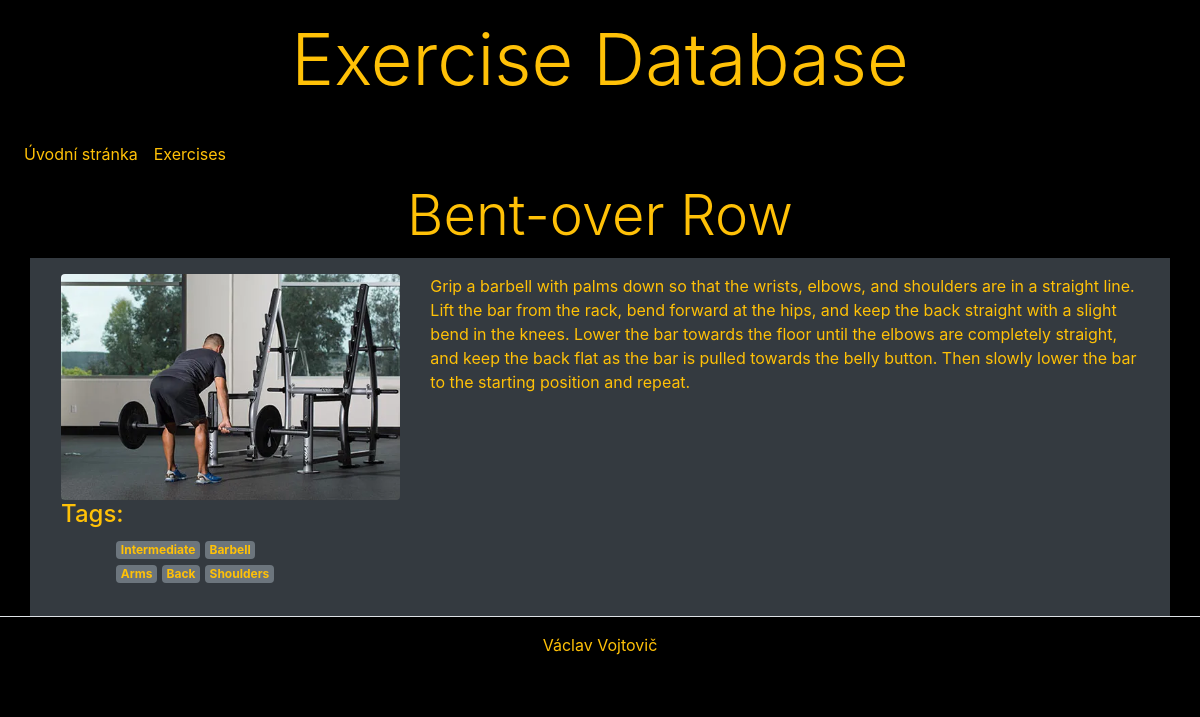
The app's page /database/exercises/8 with its own data.
### myapp/models.py (models this page shows, shortened)
class Exercise(models.Model):
    name = models.CharField(max_length=50, unique=True,verbose_name='Exercise',help_text='Exercise')
    poster = models.ImageField(
        upload_to='posters',
        blank=True,
        null=True,
        verbose_name='Plakát ',
        help_text='grafický soubor')
    difficulties = models.ManyToManyField(
        Difficulty,
        verbose_name='difficulties')
    equipments = models.ManyToManyField(Equipment)
    obsah = models.TextField(blank=True, verbose_name='obsah', help_text='obsah')
    body_parts = models.ManyToManyField(Body_part)
    class Meta:
        verbose_name = 'exercise'
        verbose_name_plural = 'exercises'
        ordering = ['name']

class Difficulty(models.Model):
    name = models.CharField(max_length=50, unique=True,verbose_name='Difficulty',help_text='Difficulty')
    class Meta:
        verbose_name = 'difficulty'
        verbose_name_plural = 'difficulty'
        ordering = ['name']

class Equipment(models.Model):
    equipment = models.CharField(max_length=50, unique=True,verbose_name='body part',help_text='body part')
    class Meta:
        verbose_name = 'equipment'
        verbose_name_plural = 'equipments'
        ordering = ['equipment']

class Body_part(models.Model):
    body_part = models.CharField(max_length=50, unique=True,verbose_name='body part',help_text='body part',default='Full body')
    class Meta:
        verbose_name = 'body_part'
        verbose_name_plural = 'body_parts'
        ordering = ['body_part']

### myapp/views.py (the view)
# urls.py: path('exercises/<int:pk>', views.ExerciseDetail.as_view(), name='exercise_detail'),
class ExerciseDetail(DetailView):
    model = Exercise
    context_object_name = 'exercise'
    template_name = 'detail.html'
    context = {
        'exercises': Exercise.objects.order_by('name'),
        'body_parts': Body_part.objects.order_by('body_part'),
        'difficulties': Difficulty.objects.all(),
        'equipments': Equipment.objects.all()
    }

### myapp/templates/detail.html (shortened to what this page needs)
{% extends 'base.html' %}
{% block content %}
    <h2 class="display-4 text-center text-warning">{{ exercise.name }}</h2>
    <div class="row bg-dark p-3 text-warning">
        <div class="col-lg-4">
            <img src="{{ exercise.poster.url }}"
                 class="img-fluid rounded"
                 alt="{{ exercise.name }}">
            <h4 class="text-warning">Tags:</h4>
            <ul>
<div class="col-lg-8">
            {% for difficulty in exercise.difficulties.all %}
                    <span class="badge badge-secondary text-warning">{{ difficulty.name }}</span>
                {% endfor %}
                {% for equipment in exercise.equipments.all %}
                    <span class="badge badge-secondary text-warning">{{ equipment.equipment }}</span>
                {% endfor %}
                {% for body_part in exercise.body_parts.all %}
                    <span class="badge badge-secondary text-warning">{{ body_part.body_part }}</span>
                {% endfor %}
        </div>
            </ul>
        </div>
    <div class="col-lg-8">
            <div>{{ exercise.obsah }}</div>
        </div>
    </div>
{% endblock %}

### myapp/templates/base.html (shortened to what this page needs)
<!DOCTYPE html>
<html lang="cs">
<head>
    {% load static %}
    <link rel="stylesheet" href="{% static 'bootstrap/bootstrap.min.css' %}">
</head>
<body style="background-color:black;">
    {% include 'page/header.html' %}
    {% include 'page/navbar.html' %}
    <main class="container">
    {% block content %}{% endblock %}
    </main>
     {% include 'page/footer.html' %}
</body>
</html>

### myapp/templates/page/header.html
<header class="bg-black p-3 text-center text-warning">
    <h1 class="display-3">Exercise Database</h1>
</header>

### myapp/templates/page/navbar.html (shortened to what this page needs)
{% load static %}
<nav class="navbar navbar-expand-sm navbar-light bg-black text-warning">
    <div class="collapse navbar-collapse" id="collapsibleNavId">
        <ul class="navbar-nav mr-auto mt-2 mt-lg-0">
            <li class="nav-item active">
                <a class="nav-link text-warning" href="{% url 'index' %}">Úvodní stránka <span class="sr-only">(current)</span></a>
            </li>
            <li class="nav-item">
                <a class="nav-link text-warning" href="{% url 'exercise_list' %}">Exercises</a>
            </li>
        </ul>
    </div>
</nav>

### myapp/templates/page/footer.html
<footer class="container-fluid p-3 border-top text-warning">
    <p class="text-center text-warning">Václav Vojtovič</p>
</footer>

### records on screen
Exercise: name "Bent-over Row", poster (picture), obsah "Grip a barbell with palms down so that the wrists, elbows, and shoulders are in a straight line. Lift the bar from the rack, bend forward at the hips, and keep the back straight with a slight bend in the knees. Lower the bar towards the floor until the elbows are completely straight, and keep the back flat as the bar is pulled towards the belly button. Then slowly lower the bar to the starting position and repeat."
Difficulty: name "Intermediate"
Equipment: equipment "Barbell"
Body_part: body_part "Arms"
Body_part: body_part "Back"
Body_part: body_part "Shoulders"
